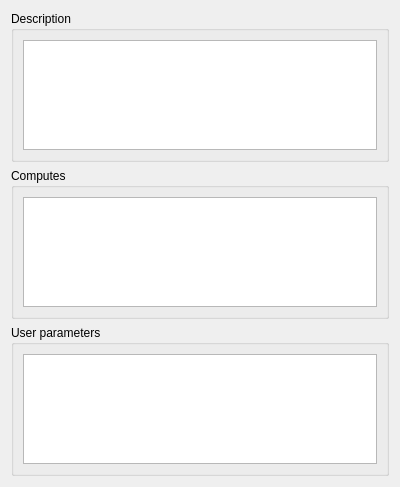
<?xml version="1.0" encoding="UTF-8"?>
<ui version="4.0">
 <class>ActionInfoView</class>
 <widget class="QWidget" name="ActionInfoView">
  <property name="geometry">
   <rect>
    <x>0</x>
    <y>0</y>
    <width>400</width>
    <height>487</height>
   </rect>
  </property>
  <property name="windowTitle">
   <string>Form</string>
  </property>
  <layout class="QVBoxLayout" name="verticalLayout">
   <item>
    <widget class="QGroupBox" name="grpDescription">
     <property name="title">
      <string>Description</string>
     </property>
     <layout class="QHBoxLayout" name="horizontalLayout">
      <item>
       <widget class="QPlainTextEdit" name="txtDescription">
        <property name="sizePolicy">
         <sizepolicy hsizetype="Minimum" vsizetype="Ignored">
          <horstretch>0</horstretch>
          <verstretch>0</verstretch>
         </sizepolicy>
        </property>
        <property name="readOnly">
         <bool>true</bool>
        </property>
       </widget>
      </item>
     </layout>
    </widget>
   </item>
   <item>
    <widget class="QGroupBox" name="grpComputes">
     <property name="title">
      <string>Computes</string>
     </property>
     <layout class="QHBoxLayout" name="horizontalLayout_2">
      <item>
       <widget class="QTableWidget" name="tableComputes">
        <property name="sizePolicy">
         <sizepolicy hsizetype="Minimum" vsizetype="Ignored">
          <horstretch>0</horstretch>
          <verstretch>0</verstretch>
         </sizepolicy>
        </property>
       </widget>
      </item>
     </layout>
    </widget>
   </item>
   <item>
    <widget class="QGroupBox" name="grpUserParameters">
     <property name="title">
      <string>User parameters</string>
     </property>
     <layout class="QHBoxLayout" name="horizontalLayout_3">
      <item>
       <widget class="QTableWidget" name="tableUserParameters">
        <property name="sizePolicy">
         <sizepolicy hsizetype="Minimum" vsizetype="Ignored">
          <horstretch>0</horstretch>
          <verstretch>0</verstretch>
         </sizepolicy>
        </property>
       </widget>
      </item>
     </layout>
    </widget>
   </item>
  </layout>
 </widget>
 <resources/>
 <connections/>
</ui>
